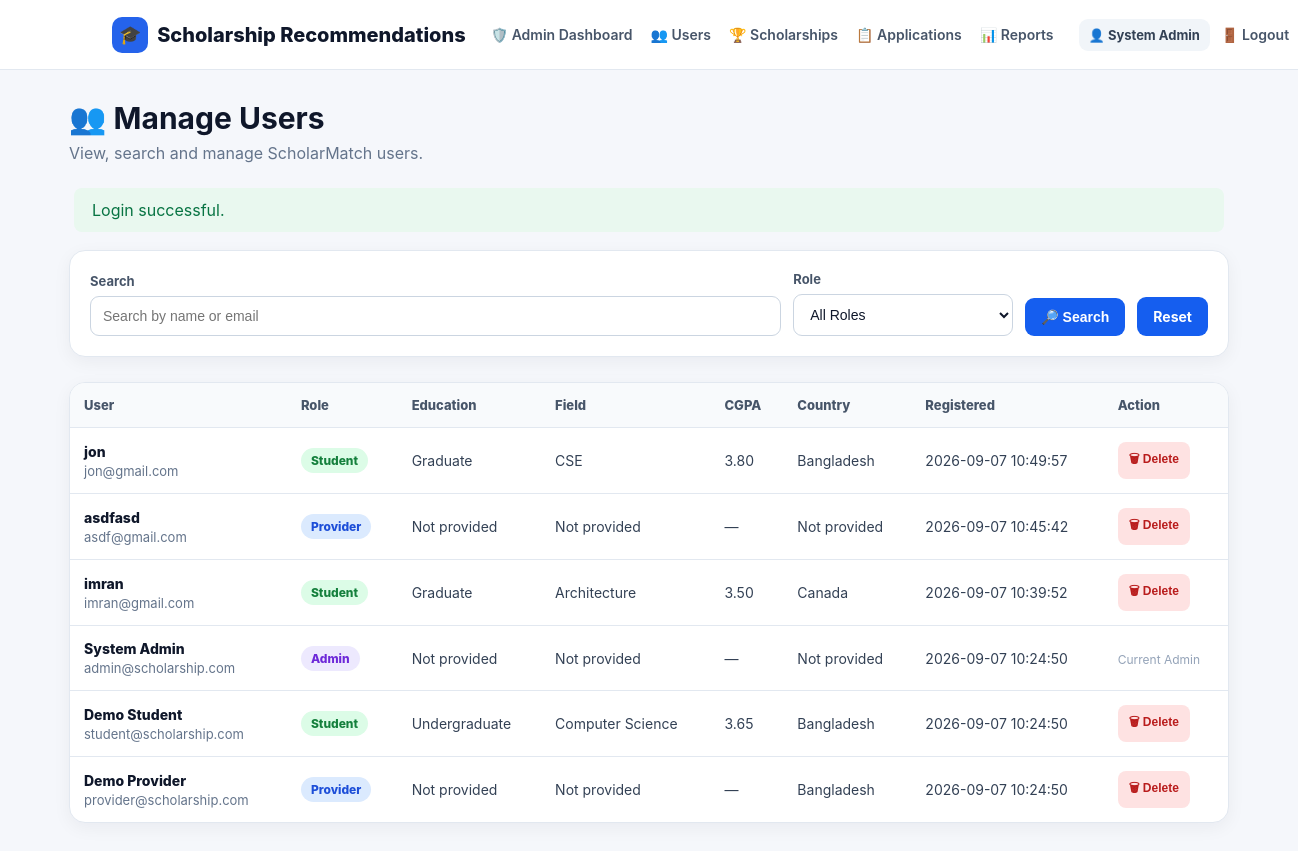
/admin_users.php (signed in), run on the app's committed database.
### tables this page shows
CREATE TABLE `users` (
  `id` int(11) NOT NULL AUTO_INCREMENT, `name` varchar(120) NOT NULL, `email` varchar(150) NOT NULL,
  `ielts_score` decimal(3,1) DEFAULT NULL, `password` varchar(255) NOT NULL,
  `role` enum('student','provider','admin') NOT NULL DEFAULT 'student',
  `education_level` varchar(80) DEFAULT NULL, `field_of_study` varchar(120) DEFAULT NULL,
  `cgpa` decimal(4,2) DEFAULT NULL, `income` decimal(12,2) DEFAULT NULL, `country` varchar(100) DEFAULT NULL,
  `created_at` timestamp NOT NULL DEFAULT current_timestamp(), `gre_score` int(11) DEFAULT NULL,
  `toefl_score` int(11) DEFAULT NULL, `sat_score` int(11) DEFAULT NULL, `extracurricular` text DEFAULT NULL,
  `research_experience` text DEFAULT NULL, `work_experience` text DEFAULT NULL,
  PRIMARY KEY (`id`), UNIQUE KEY `email` (`email`)
);

### admin_users.php (the view, shortened to what this page needs)
<?php
require_once 'config.php';
$search = trim(
    $_GET['search'] ?? ''
);
$sql = "
    SELECT
        id,
        name,
        email,
        role,
        education_level,
        field_of_study,
        cgpa,
        country,
        created_at
    FROM users
    WHERE 1 = 1
";
$sql .= "
    ORDER BY created_at DESC
";
$stmt = $conn->prepare($sql);
$stmt->execute();
$users = $stmt->get_result();
?>
<!DOCTYPE html>
<html lang="en">
<head>
    <?php include 'partials/head.php'; ?>
</head>
<body>
<?php include 'partials/nav.php'; ?>
<main class="admin-users-page">
    <div class="page-header">
        <div>
            <h1>
                👥 Manage Users
            </h1>
            <p>
                View, search and manage ScholarMatch users.
            </p>
        </div>
    </div>
    <div class="filter-card">
        <form
            method="GET"
            class="filter-form"
        >
            <div class="form-group">
                <label for="search">
                    Search
                </label>
                <input
                    type="text"
                    id="search"
                    name="search"
                    class="form-control"
                    value="<?= e($search) ?>"
                    placeholder="Search by name or email"
                >
            </div>
            <div class="form-group">
                <label for="role">
                    Role
                </label>
                <select
                    id="role"
                    name="role"
                    class="form-control"
                >
                    <option value="">
                        All Roles
                    </option>
                </select>
            </div>
            <button
                type="submit"
                class="btn btn-primary"
            >
                🔎 Search
            </button>
            <a
                href="admin_users.php"
                class="btn btn-secondary"
            >
                Reset
            </a>
        </form>
    </div>
    <div class="table-card">
        <div class="table-wrap">
            <?php if (
                $users &&
                $users->num_rows > 0
            ): ?>
                <table>
                    <thead>
                        <tr>
                            <th>
                                User
                            </th>
                            <th>
                                Role
                            </th>
                            <th>
                                Education
                            </th>
                            <th>
                                Field
                            </th>
                            <th>
                                CGPA
                            </th>
                            <th>
                                Country
                            </th>
                            <th>
                                Registered
                            </th>
                            <th>
                                Action
                            </th>
                        </tr>
                    </thead>
                    <tbody>
                    <?php while (
                        $row = $users->fetch_assoc()
                    ): ?>
                        <?php
                        if (
                            $row['role']
                            === 'student'
                        ) {
                            $role_class =
                                'role-student';
                        } elseif (
                            $row['role']
                            === 'provider'
                        ) {
                            $role_class =
                                'role-provider';
                        } else {
                            $role_class =
                                'role-admin';
                        }
                        ?>
                        <tr>
                            <td>
                                <div class="user-name">
                                    <?= e(
                                        $row['name']
                                    ) ?>
                                </div>
                                <div class="user-email">
                                    <?= e(
                                        $row['email']
                                    ) ?>
                                </div>
                            </td>
                            <td>
                                <span
                                    class="
                                        badge
                                        <?= $role_class ?>
                                    "
                                >
                                    <?= e(
                                        ucfirst(
                                            $row['role']
                                        )
                                    ) ?>
                                </span>
                            </td>
                            <td>
                                <?= e(
                                    $row['education_level']
                                    ?: 'Not provided'
                                ) ?>
                            </td>
                            <td>
                                <?= e(
                                    $row['field_of_study']
                                    ?: 'Not provided'
                                ) ?>
                            </td>
                            <td>
                                <?php if (
                                    $row['cgpa']
                                    !== null
                                ): ?>
                                    <?= e(
                                        $row['cgpa']
                                    ) ?>
                                <?php else: ?>
                                    —
                                <?php endif; ?>
                            </td>
                            <td>
                                <?= e(
                                    $row['country']
                                    ?: 'Not provided'
                                ) ?>
                            </td>
                            <td>
                                <?= e(
                                    $row['created_at']
                                ) ?>
                            </td>
                            <td>
                                <?php if (
                                    (int)$row['id']
                                    ===
                                    (int)user()['id']
                                ): ?>
                                    <span
                                        class="protected-text"
                                    >
                                        Current Admin
                                    </span>
                                <?php else: ?>
                                    <form
                                        method="POST"
                                        action="delete_user.php"
                                        class="action-form"
                                        onsubmit="
                                            return confirm(
                                                'Are you sure you want to delete this user? This action cannot be undone.'
                                            );
                                        "
                                    >
                                        <button
                                            type="submit"
                                            class="delete-btn"
                                        >
                                            🗑 Delete
                                        </button>
                                    </form>
                                <?php endif; ?>
                            </td>
                        </tr>
                    <?php endwhile; ?>
                    </tbody>
                </table>
            <?php endif; ?>
        </div>
    </div>
</main>
</body>
</html>

### data on the page
users: name "jon", email "jon@gmail.com", role "Student", education_level "Graduate", field_of_study "CSE", cgpa "3.80", country "Bangladesh", created_at "2026-09-07 10:49:57"
users: name "asdfasd", email "asdf@gmail.com", role "Provider", education_level "Not provided", field_of_study "Not provided", country "Not provided", created_at "2026-09-07 10:45:42"
users: name "imran", email "imran@gmail.com", role "Student", education_level "Graduate", field_of_study "Architecture", cgpa "3.50", country "Canada", created_at "2026-09-07 10:39:52"
users: name "System Admin", email "admin@scholarship.com", role "Admin", education_level "Not provided", field_of_study "Not provided", country "Not provided", created_at "2026-09-07 10:24:50", shows "Current Admin"
users: name "Demo Student", email "student@scholarship.com", role "Student", education_level "Undergraduate", field_of_study "Computer Science", cgpa "3.65", country "Bangladesh", created_at "2026-09-07 10:24:50"
users: name "Demo Provider", email "provider@scholarship.com", role "Provider", education_level "Not provided", field_of_study "Not provided", country "Bangladesh", created_at "2026-09-07 10:24:50"

### other printed values
$current_user['name'] "System Admin"
$f['msg'] "Login successful."
